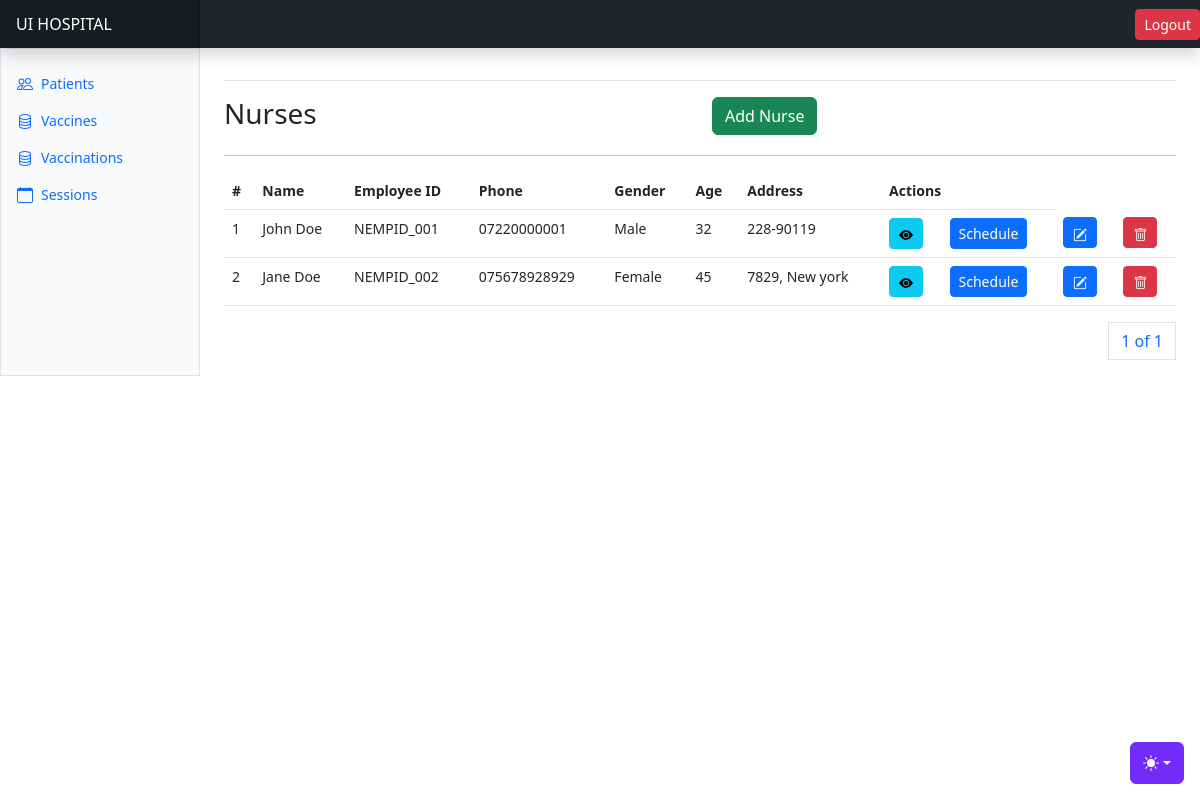
The page /users/nurses/ (signed in) on the database its author committed.
### users/models.py (models this page shows, shortened)
class Nurse(AbstractBaseModel):
    user = models.OneToOneField(User, on_delete=models.CASCADE)
    employeeId = models.CharField(max_length=255)
    first_name = models.CharField(max_length=255)
    last_name = models.CharField(max_length=255)
    gender = models.CharField(max_length=255, choices=GENDER_CHOICES)
    phone_number =models.CharField(max_length=255)
    address = models.CharField(max_length=255)
    age = models.IntegerField(null=True)

### users/views.py (the view)
# urls.py: path("nurses/", nurses, name="nurses"),
@login_required(login_url="/users/login/")
def nurses(request):
    nurses = Nurse.objects.all()
    schedules = VaccineSchedule.objects.all()
    paginator = Paginator(nurses, 10)
    page_number = request.GET.get("page")
    page_obj = paginator.get_page(page_number)
    context = {
        "nurses": nurses,
        "page_obj": page_obj,
        "schedules": schedules
    }
    return render(request, "nurses/nurses.html", context)

### appointments/models.py (called while the page is built)
    def __str__(self):
        return f"{self.vaccine.name} - {self.session_date}"

### users/models.py (called while the page is built)
    def name(self):
        return f"{self.first_name} {self.last_name}"

### templates/nurses/nurses.html (shortened to what this page needs)
{% extends "base.html" %}
{% block content %}
<div class="row">
    <div class="col">
        <h3>Nurses</h3>
    </div>
    <div class="col">
        <a class="btn btn-success" data-bs-toggle="modal" data-bs-target="#newNurseModal">Add Nurse</a>
    </div>
</div>
<hr/>
      <div class="table-responsive small">
        <table class="table">
          <thead>
            <tr>
              <th scope="col">#</th>
              <th scope="col">Name</th>
              <th scope="col">Employee ID</th>
              <th scope="col">Phone</th>
              <th scope="col">Gender</th>
              <th scope="col">Age</th>
              <th scope="col">Address</th>
              <th scope="col" colspan="2">Actions</th>
            </tr>
          </thead>
          <tbody>
            {% for nurse in page_obj %}
            <tr>
              <td>{{nurse.id}}</td>
              <td>{{nurse.first_name}} {{nurse.last_name}}</td>
              <td>{{nurse.employeeId}}</td>
              <td>{{nurse.phone_number}}</td>
              <td>{{nurse.gender}}</td>
              <td>{{nurse.age}}</td>
              <td>{{nurse.address}}</td>
              <td>
                <a href="{% url 'nurse-details' nurse.id %}" class="btn btn-info btn-sm"><i class="bi bi-eye-fill"></i></a>
              </td>
              <td><a class="btn btn-primary btn-sm" data-bs-toggle="modal" data-bs-target="#scheduleNurseModal{{nurse.id}}">
               Schedule
              </a></td>
              <td><a class="btn btn-primary btn-sm" data-bs-toggle="modal" data-bs-target="#adminEditNurseModal{{ nurse.id }}">
                <i class="bi bi-pencil-square"></i>
              </a></td>
              <td><a class="btn btn-danger btn-sm" data-bs-toggle="modal" data-bs-target="#deleteNurseModal{{ nurse.id }}">
                <i class="bi bi-trash"></i>
              </a></td>
            </tr>
            {% endfor %}
          </tbody>
        </table>
        <div>
          <nav aria-label="Page navigation example">
            <ul class="pagination justify-content-end">
              <a class="page-link" href="#">{{ page_obj.number }} of {{ page_obj.paginator.num_pages }}</a>
            </ul>
          </nav>
        </div>
      </div>
{% endblock content %}

### templates/base.html (shortened to what this page needs)
{% load static %}
<!doctype html>
<html lang="en" data-bs-theme="auto">
  <head><script src="{% static 'assets/js/color-modes.js' %}"></script>
    <link rel="stylesheet" href="https://cdn.jsdelivr.net/npm/@docsearch/css@3">
<link href="{%  static 'assets/dist/css/bootstrap.min.css' %}" rel="stylesheet">
    <link href="https://cdn.jsdelivr.net/npm/bootstrap-icons@1.10.3/font/bootstrap-icons.css" rel="stylesheet">
    <link href="{% static 'dashboard.css' %}" rel="stylesheet">
  </head>
  <body>
    <div class="dropdown position-fixed bottom-0 end-0 mb-3 me-3 bd-mode-toggle">
      <button class="btn btn-bd-primary py-2 dropdown-toggle d-flex align-items-center"
              id="bd-theme"
              type="button"
              aria-expanded="false"
              data-bs-toggle="dropdown"
              aria-label="Toggle theme (auto)">
        <svg class="bi my-1 theme-icon-active" width="1em" height="1em"><use href="#circle-half"></use></svg>
      </button>
    </div>
<header class="navbar sticky-top bg-dark flex-md-nowrap p-0 shadow" data-bs-theme="dark">
  <a class="navbar-brand col-md-3 col-lg-2 me-0 px-3 fs-6 text-white" href="{% url 'home' %}">UI HOSPITAL</a>
  <a href="{% url 'logout' %}" class="btn btn-danger btn-sm">Logout</a>
</header>
<div class="container-fluid">
  <div class="row">
    {% include "includes/sidebar.html" %}
    <main class="col-md-9 ms-sm-auto col-lg-10 px-md-4">
      <div class="d-flex justify-content-between flex-wrap flex-md-nowrap align-items-center pt-3 pb-2 mb-3 border-bottom">
      </div>
      {% block content %}
      {% endblock content %}
  </main>
  </div>
</div>
    </body>
</html>

### templates/includes/sidebar.html (shortened to what this page needs)
<div class="sidebar border border-right col-md-3 col-lg-2 p-0 bg-body-tertiary">
    <div class="offcanvas-md offcanvas-end bg-body-tertiary" tabindex="-1" id="sidebarMenu" aria-labelledby="sidebarMenuLabel">
      <div class="offcanvas-body d-md-flex flex-column p-0 pt-lg-3 overflow-y-auto">
        <ul class="nav flex-column">
          {% if request.user.role == "admin" %}
          <li class="nav-item">
            <a class="nav-link d-flex align-items-center gap-2" href="{% url 'nurses' %}">
              <svg class="bi"><use xlink:href="#people"/></svg>
              Nurses
            </a>
          </li>
          <li class="nav-item">
            <a class="nav-link d-flex align-items-center gap-2" href="{% url 'patients' %}">
              <svg class="bi"><use xlink:href="#people"/></svg>
              Patients
            </a>
          </li>
          <li class="nav-item">
            <a class="nav-link d-flex align-items-center gap-2" href="{% url 'vaccines' %}">
              <svg xmlns="http://www.w3.org/2000/svg" width="16" height="16" fill="currentColor" class="bi bi-database" viewBox="0 0 16 16">
                <path d="M4.318 2.687C5.234 2.271 6.536 2 8 2s2.766.27 3.682.687C12.644 3.125 13 3.627 13 4c0 .374-.356.875-1.318 1.313C10.766 5.729 9.464 6 8 6s-2.766-.27-3.682-.687C3.356 4.875 3 4.373 3 4c0-.374.356-.875 1.318-1.313ZM13 5.698V7c0 .374-.356.875-1.318 1.313C10.766 8.729 9.464 9 8 9s-2.766-.27-3.682-.687C3.356 7.875 3 7.373 3 7V5.698c.271.202.58.378.904.525C4.978 6.711 6.427 7 8 7s3.022-.289 4.096-.777A4.92 4.92 0 0 0 13 5.698ZM14 4c0-1.007-.875-1.755-1.904-2.223C11.022 1.289 9.573 1 8 1s-3.022.289-4.096.777C2.875 2.245 2 2.993 2 4v9c0 1.007.875 1.755 1.904 2.223C4.978 15.71 6.427 16 8 16s3.022-.289 4.096-.777C13.125 14.755 14 14.007 14 13V4Zm-1 4.698V10c0 .374-.356.875-1.318 1.313C10.766 11.729 9.464 12 8 12s-2.766-.27-3.682-.687C3.356 10.875 3 10.373 3 10V8.698c.271.202.58.378.904.525C4.978 9.71 6.427 10 8 10s3.022-.289 4.096-.777A4.92 4.92 0 0 0 13 8.698Zm0 3V13c0 .374-.356.875-1.318 1.313C10.766 14.729 9.464 15 8 15s-2.766-.27-3.682-.687C3.356 13.875 3 13.373 3 13v-1.302c.271.202.58.378.904.525C4.978 12.71 6.427 13 8 13s3.022-.289 4.096-.777c.324-.147.633-.323.904-.525Z"/>
              </svg>
              Vaccines
            </a>
          </li>
          <li class="nav-item">
            <a class="nav-link d-flex align-items-center gap-2" href="{% url 'vaccinations' %}">
              <svg xmlns="http://www.w3.org/2000/svg" width="16" height="16" fill="currentColor" class="bi bi-database" viewBox="0 0 16 16">
                <path d="M4.318 2.687C5.234 2.271 6.536 2 8 2s2.766.27 3.682.687C12.644 3.125 13 3.627 13 4c0 .374-.356.875-1.318 1.313C10.766 5.729 9.464 6 8 6s-2.766-.27-3.682-.687C3.356 4.875 3 4.373 3 4c0-.374.356-.875 1.318-1.313ZM13 5.698V7c0 .374-.356.875-1.318 1.313C10.766 8.729 9.464 9 8 9s-2.766-.27-3.682-.687C3.356 7.875 3 7.373 3 7V5.698c.271.202.58.378.904.525C4.978 6.711 6.427 7 8 7s3.022-.289 4.096-.777A4.92 4.92 0 0 0 13 5.698ZM14 4c0-1.007-.875-1.755-1.904-2.223C11.022 1.289 9.573 1 8 1s-3.022.289-4.096.777C2.875 2.245 2 2.993 2 4v9c0 1.007.875 1.755 1.904 2.223C4.978 15.71 6.427 16 8 16s3.022-.289 4.096-.777C13.125 14.755 14 14.007 14 13V4Zm-1 4.698V10c0 .374-.356.875-1.318 1.313C10.766 11.729 9.464 12 8 12s-2.766-.27-3.682-.687C3.356 10.875 3 10.373 3 10V8.698c.271.202.58.378.904.525C4.978 9.71 6.427 10 8 10s3.022-.289 4.096-.777A4.92 4.92 0 0 0 13 8.698Zm0 3V13c0 .374-.356.875-1.318 1.313C10.766 14.729 9.464 15 8 15s-2.766-.27-3.682-.687C3.356 13.875 3 13.373 3 13v-1.302c.271.202.58.378.904.525C4.978 12.71 6.427 13 8 13s3.022-.289 4.096-.777c.324-.147.633-.323.904-.525Z"/>
              </svg>
              Vaccinations
            </a>
          </li>
          <li class="nav-item">
            <a class="nav-link d-flex align-items-center gap-2" href="{% url 'schedules' %}">
              <svg xmlns="http://www.w3.org/2000/svg" width="16" height="16" fill="currentColor" class="bi bi-calendar" viewBox="0 0 16 16">
                <path d="M3.5 0a.5.5 0 0 1 .5.5V1h8V.5a.5.5 0 0 1 1 0V1h1a2 2 0 0 1 2 2v11a2 2 0 0 1-2 2H2a2 2 0 0 1-2-2V3a2 2 0 0 1 2-2h1V.5a.5.5 0 0 1 .5-.5M1 4v10a1 1 0 0 0 1 1h12a1 1 0 0 0 1-1V4z"/>
              </svg>
              Sessions
            </a>
          </li>
         {% elif request.user.role == "nurse" %}
         <li class="nav-item">
          <a class="nav-link d-flex align-items-center gap-2" href="{% url 'patients' %}">
            <svg class="bi"><use xlink:href="#people"/></svg>
            Patients
          </a>
        </li>
        <li class="nav-item">
          <a class="nav-link d-flex align-items-center gap-2" href="{% url 'vaccines' %}">
            Vaccines
          </a>
        </li>
        <li class="nav-item">
          <a class="nav-link d-flex align-items-center gap-2" href="{% url 'vaccinations' %}">
            Vaccinations
          </a>
        </li>
        <li class="nav-item">
          <a class="nav-link d-flex align-items-center gap-2" href="{% url 'schedules' %}">
            <svg xmlns="http://www.w3.org/2000/svg" width="16" height="16" fill="currentColor" class="bi bi-calendar" viewBox="0 0 16 16">
              <path d="M3.5 0a.5.5 0 0 1 .5.5V1h8V.5a.5.5 0 0 1 1 0V1h1a2 2 0 0 1 2 2v11a2 2 0 0 1-2 2H2a2 2 0 0 1-2-2V3a2 2 0 0 1 2-2h1V.5a.5.5 0 0 1 .5-.5M1 4v10a1 1 0 0 0 1 1h12a1 1 0 0 0 1-1V4z"/>
            </svg>
            Sessions
          </a>
        </li>
         {% endif %}
        </ul>
      </div>
    </div>
  </div>

### static/dashboard.css (style rules this page uses)
.bi { display: inline-block; width: 1rem; height: 1rem; }
.sidebar .nav-link { font-size: .875rem; font-weight: 500; }
.navbar-brand { padding-top: .75rem; padding-bottom: .75rem; background-color: rgba(0, 0, 0, .25); box-shadow: inset -1px 0 0 rgba(0, 0, 0, .25); }

### templates/base.html (style rules this page uses)
.bi { vertical-align: -.125em; fill: currentColor; }
.btn-bd-primary { --bd-violet-bg: #712cf9; --bd-violet-rgb: 112.520718, 44.062154, 249.437846; --bs-btn-font-weight: 600; --bs-btn-color: var(--bs-white); --bs-btn-bg: var(--bd-violet-bg); --bs-btn-border-color: var(--bd-violet-bg); --bs-btn-hover-color: var(--bs-white); --bs-btn-hover-bg: #6528e0; --bs-btn-hover-border-color: #6528e0; --bs-btn-focus-shadow-rgb: var(--bd-violet-rgb); --bs-btn-active-color: var(--bs-btn-hover-color); --bs-btn-active-bg: #5a23c8; --bs-btn-active-border-color: #5a23c8; }
.bd-mode-toggle { z-index: 1500; }

### rows shown on the page
Nurse: id "1", first_name "John", last_name "Doe", employeeId "NEMPID_001", phone_number "07220000001", gender "Male", age "32", address "228-90119"
Nurse: id "2", first_name "Jane", last_name "Doe", employeeId "NEMPID_002", phone_number "075678928929", gender "Female", age "45", address "7829, New york"

### other values the page prints
{{ page_obj.number }} "1"
{{ page_obj.paginator.num_pages }} "1"
